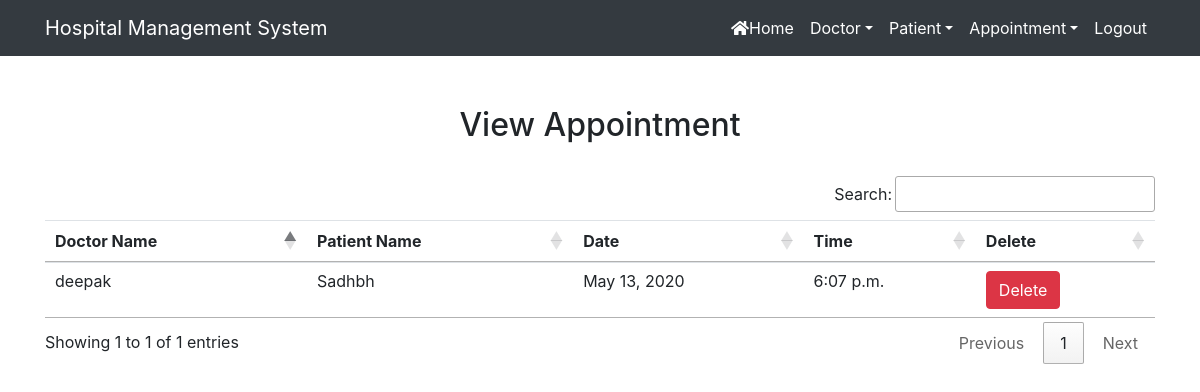
The page /view_appointment/ (signed in) on the database its author committed.
### hospital/models.py (models this page shows, shortened)
class Appointment(models.Model):
    doctor=models.ForeignKey(Doctor,on_delete=models.CASCADE)
    patient=models.ForeignKey(Patient,on_delete=models.CASCADE)
    date1=models.DateField()
    time1=models.TimeField()

class Doctor(models.Model):
    name=models.CharField(max_length=50)
    mobile=models.IntegerField()
    special=models.CharField(max_length=50)
    def __str__(self):
        return self.name

class Patient(models.Model):
    name=models.CharField(max_length=50)
    mobile=models.IntegerField(null=True)
    gender=models.CharField(max_length=50)
    address=models.CharField(max_length=150)
    def __str__(self):
        return self.name

### hospital/views.py (the view)
# urls.py: path('view_appointment/', View_Appointment,name='view_appointment'),
def View_Appointment(request):
    if not request.user.is_staff:
        return redirect('login')
    appoint=Appointment.objects.all()
    d= {'appoint':appoint}
    return render(request,'view_appointment.html',d)

### hospital/templates/view_appointment.html
{% extends 'navigationbar.html' %}
{% load static %}
{% block body %}
<div class='container' style='margin-top:50px'>
<h2 class='text-center'>View Appointment</h2>
<br>
<table class='table table-hover' id='example' >
    <thead>
    <tr>
        <th>Doctor Name</th>
        <th>Patient Name</th>
        <th>Date</th>
        <th>Time</th>
        <th>Delete</th>
    </tr>
    </thead>
    <tbody>
    {% for i in appoint%}
    <tr>
        <td> {{i.doctor}}</td>
        <td> {{i.patient}}</td>
        <td> {{i.date1}}</td>
        <td> {{i.time1}}</td>
        <td><a href="{% url 'delete_appointment' i.id %}" onclick="return confirm('Are you really want to delete')" class=" btn btn-danger">Delete</a> </td>
    </tr>
    {% endfor%}
    </tbody>
</table>
</div>
{% endblock %}

### rows shown on the page
Appointment: doctor "deepak", patient "Sadhbh", date1 "May 13, 2020", time1 "6:07 p.m."
